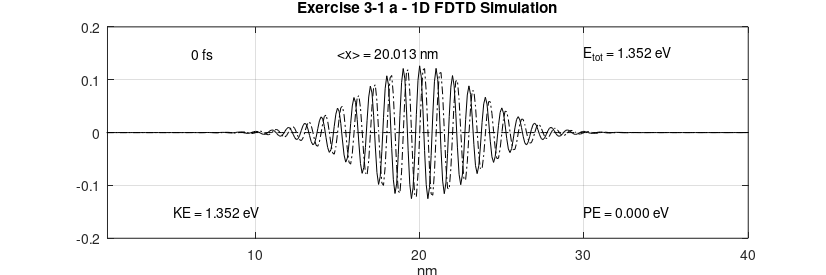
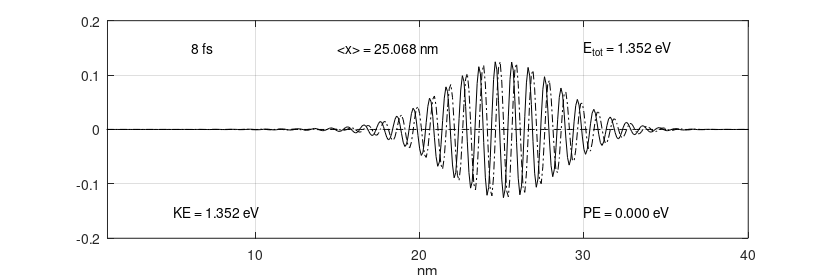
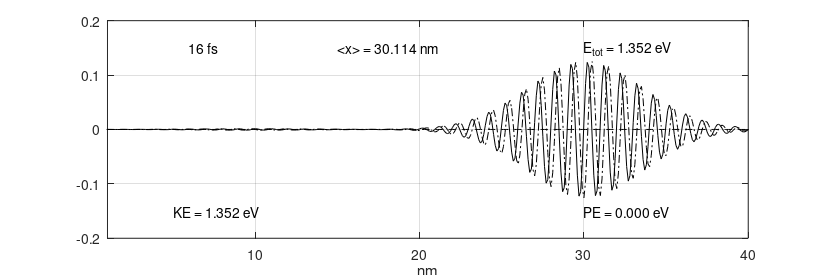

The MATLAB script that drew these images, in order:
%% 1D FDTD simulation of psi

%% cleanup environment
clear all;
close all;

%% general definitions and constants
h 			  = 6.626e-34;		  % [J*s]	Plank's constant
hbar		  = h/(2*pi);			  % [J*s]	reduced Plank's constant
m0			  = 9.1e-31;			  % [kg] 	free space mas of an electron

meff_Si   = 1.08;			      % effective mass of Si
meff_Ge		= 0.067;			    % effective mass of Ge
meff_GaAs = 0.55;				    % effective mass of GaAs

meff		  = meff_Si;			  % [?] 	effective mass
melec		  = meff*m0;			  % [?]	mass of an electron
ecoul		  = 1.6e-19;			  % [C]	charge of an electron
epsz		  = 8.85e-9;			  % [A*s/V/m]	dielectric of free space
eV2J		  = 1.6e-19;			  % [-]	energy conversion factor (eV to J)
J2eV		  = 1/eV2J;			    % [-]	energy conversion factor (J to eV)

%% simulation parameters
NN 			  = 400;				    % [-]	number of points in the problem space
del_x		  = .1e-9;			    % [?]	cell size
dt			  = 2e-17;			    % [s]	time steps
ra			  = (0.5*hbar/melec)*(dt/del_x^2);	% <-- must be < 0.15
DX			  = del_x*1e9;		  % [_]	cell size in nm
XX			  = (DX:DX:DX*NN);  % [-]	length in nm for plotting

%% specification of the potential
V			    = zeros(1,NN);	% init potential vector


%% potential definitions

% constant barrier band in center
for n = NN/2:NN/2+50
    %V(n) = .15*eV2J;
end

% semiconductor condution band 
for n = 1 : NN/2
    %V(n) = .1*eV2J;
end

for n = NN/2+1 : NN
    %V(n) = .2*eV2J;
end

% electric field
for n = 1 : NN
    %V(n) = -(0.2/400)*(n-400)*eV2J;
end

%% initialize a sine wave in a gaussian envelope

lambda	= 10;			      % [nm]  pulse wavelength
sigma		= 50;			      % [nm]  pulse width
nc			= 200;			    % starting position
prl			= zeros(1,NN);	% real part of the state variable
pim			= zeros(1,NN);	% imaginary part of the state variable
ptot		= 0.;			      % ?

for n=2:NN-1
    prl(n)  = exp(-1.*((n-nc)/sigma)^2)*cos(2*pi*(n-nc)/lambda);
	  pim(n)  = exp(-1.*((n-nc)/sigma)^2)*sin(2*pi*(n-nc)/lambda);
	  ptot	  = ptot + prl(n)^2 + pim(n)^2;
end

pnorm = sqrt(ptot);			% normalization constant

% normalize and check
ptot = 0.;

for n=1:NN
    prl(n)	= prl(n)/pnorm;
    pim(n)	= pim(n)/pnorm;
    ptot    = ptot + prl(n)^2 + pim(n)^2;
end

fprintf("normalization = %f\n", ptot);	% should have the value 1

T			  = 0;
n_step	= 1;
count   = 0;    
nos     = 400;  % number of timestepts between plots (equidistant)
nop     = 3;    % number of plots to be made

while nop > count
    %n_step = input("How many time steps -->");

	  % this is the core FDTD program
	  for m=1:n_step
		    T = T+1;
	
        for n=2:NN-1
            prl(n) = prl(n) - ra*(pim(n-1) -2*pim(n) + pim(n+1)) ...
              + (dt/hbar)*V(n)*pim(n);
        end
        
        for n=2:NN-1
            pim(n) = pim(n) + ra*(prl(n-1) -2*prl(n) + prl(n+1)) ...
              - (dt/hbar)*V(n)*prl(n);
        end
	  end
	
    % calculate the expected values
    PE	= 0.;	% potential energy
    
    for n=1:NN
        psi(n) = prl(n) + i*pim(n);
        PE = PE + psi(n)*psi(n)'*V(n);
    end

    fprintf("normalization = %f\n", psi*psi');

    PE = PE*J2eV;	% potential energy

    ke = 0. + j*0.;
    
    for n=2:NN-1
        lap_p = psi(n+1) - 2*psi(n) + psi(n-1);
        ke = ke + lap_p*psi(n)';
    end

    KE = -J2eV*((hbar/del_x)^2/(2*melec))*real(ke);	% kinetic energy
    
    % calculate the expected position
    x_avg = 0;
    for n=1:NN
      x_avg += ((prl(n))^2 + (pim(n))^2)*(n*del_x);
    endfor

    % plot results
    figure(count+1);
    plot(XX, prl, "k");
    hold on;
    plot(XX, pim, "-.k");
    plot(XX, J2eV*V, "--k");
    hold off;
    
    axis([1 DX*NN -.2 .2] );
    
    % insert plot annotations
    text( 5,  .15, sprintf("%7.0f fs",           T*dt*1e15)); % show time in plot
    text( 5, -.15, sprintf("KE = %5.3f eV",      KE));        % show KE in plot
    text(30, -.15, sprintf("PE = %5.3f eV",      PE));        % show PE in plot
    text(30,  .15, sprintf("E_t_o_t = %5.3f eV", KE+PE));     % show Etot in plot
    text(15,  .15, sprintf("<x> = %5.3f nm",     x_avg*1e9)); % show <x> in plot
    
    xlabel("nm");
    
    set(gca, "fontsize", 10);
    if (count == 0)
      title("Exercise 3-1 a - 1D FDTD Simulation");
    else
      title(" ");
    endif
    
    grid on;
    
    fig = gcf();
    set(fig, "PaperUnits", "centimeters");
    x_width = 21;
    y_width = 7;
    set(fig, "PaperPosition", [0 0 x_width y_width]);
    print(fig, strcat("ex_3_1_a_", num2str(count), ".png"), "-dpng");
    
    count++;
    n_step = nos;
end